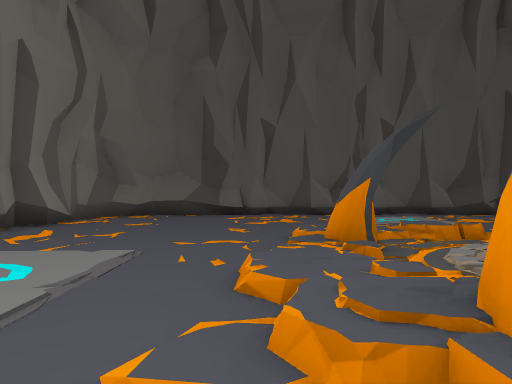
view 1 (above)

13 first-person views from a walk through a scene from a Unity 3-D project. The camera is 1.4 m above the floor, looks level and sees 70° across. The floor is counted in squares, 2 m on a side. Each view is taken from the middle of a square. On the plan, view 1 faces up. The plan holds only what a view shows up to about 11 squares ahead; the rest is blank. The player is left out.

view 2
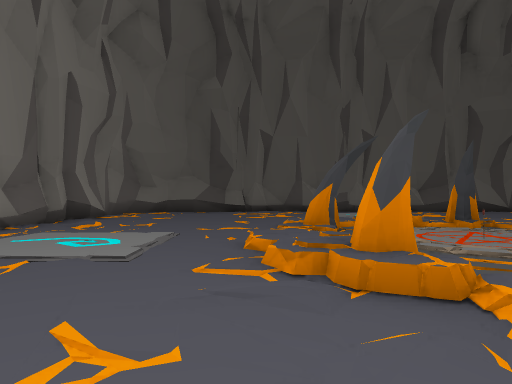

view 3
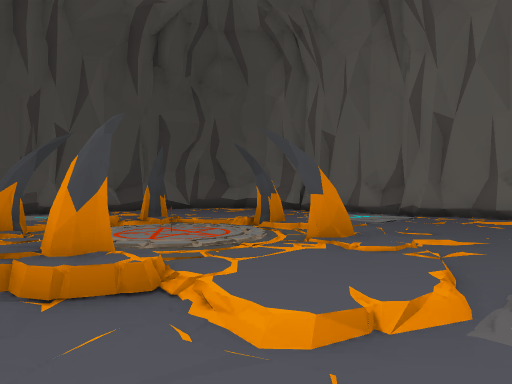

view 4
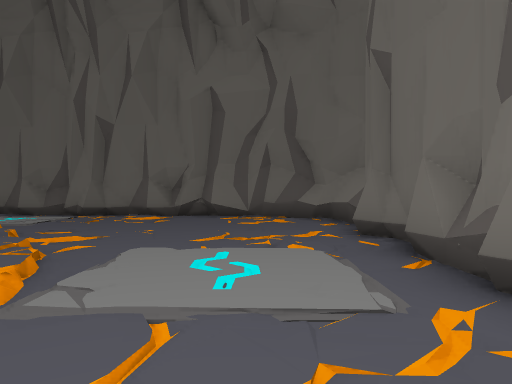

view 5
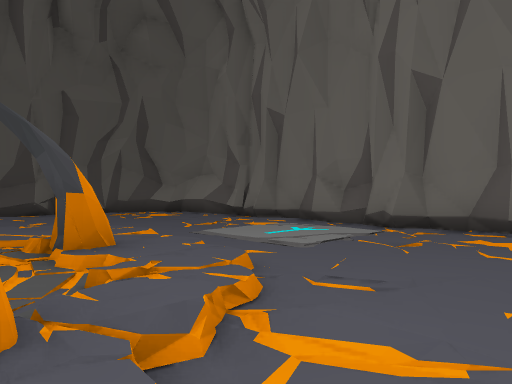

view 6
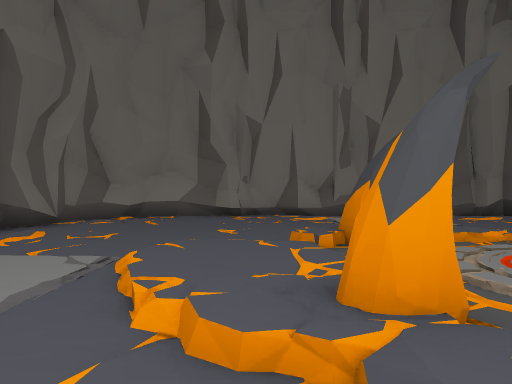

view 7
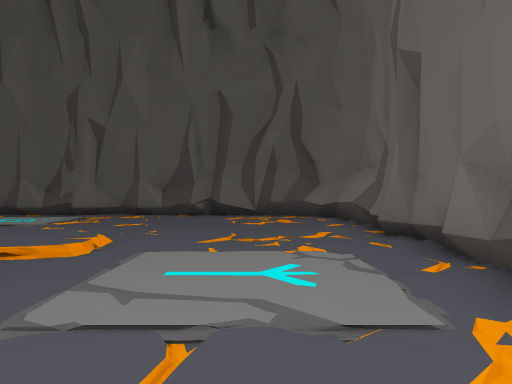

view 8
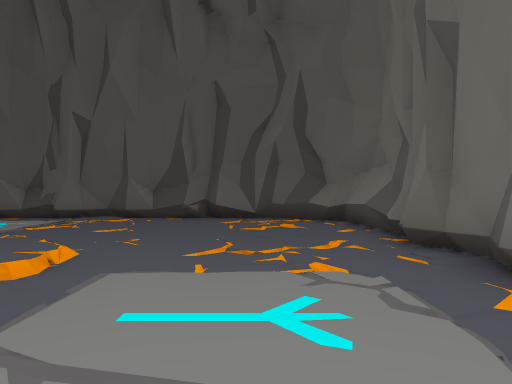

view 9
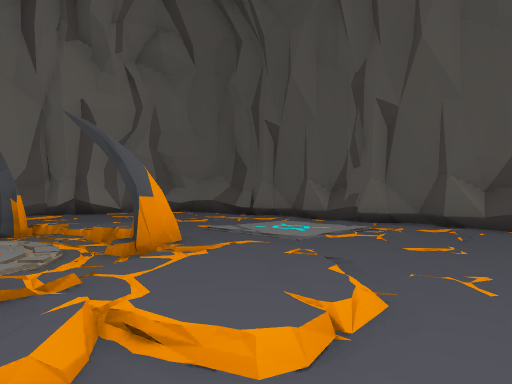

view 10
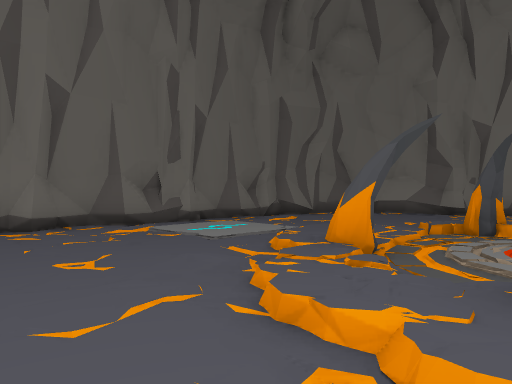

view 11
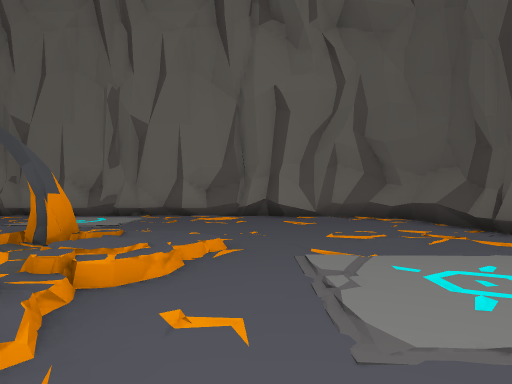

view 12
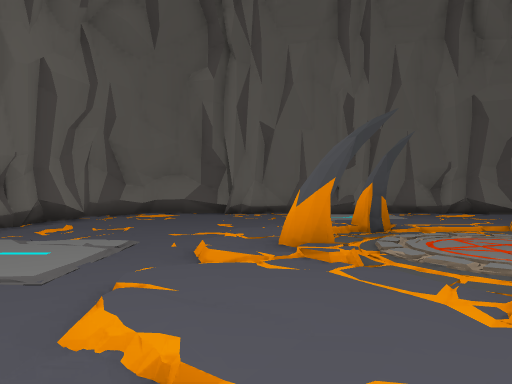

view 13
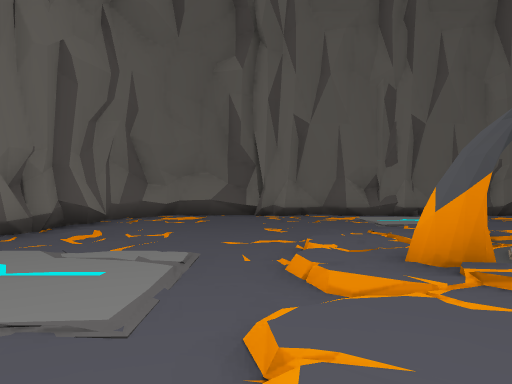

### Floor plan
Key: @ floor where view 1 was taken; # wall or solid block; . main floor; : floor 0.25 m higher than the main floor; / step, stairs or slope; = window, fence, low wall or low ledge.
Columns run from 5 left of view 1 to 12 right of it. Each row starts with its distance up from view 1.
 11  ################
 10 ##..../.../.....#
  9 #...../.../..../.#
  8 #................#
  7 #................#
  6 #.....//////.....#
  5 #.....//.#  /../.#
  4 #..../# ::.:/../.#
  3 #..../:.::.:..../#
  2 #/.../#.::.:....##
  1 #/...////#:.....#
  0 #....@.  =......#
 -1 #......//.......#
 -2 #...............#
 -3 #. .............#
 -4 ##......../.../.#
 -5  ################

Where each view was taken, in squares from view 1:
view 1: 0 up, 0 right, facing up
view 2: 2 down, 0 right, facing up
view 3: 2 down, 0 right, facing up-right
view 4: 3 down, 0 right, facing right
view 5: 1 down, 4 right, facing up-right
view 6: 0 up, 6 right, facing left
view 7: 0 up, 9 right, facing up
view 8: 1 up, 9 right, facing up
view 9: 3 up, 8 right, facing up-left
view 10: 3 up, 8 right, facing down-left
view 11: 7 up, 6 right, facing left
view 12: 7 up, 6 right, facing down
view 13: 6 up, 7 right, facing down
